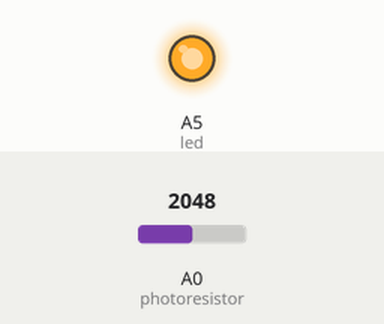
Simulated run of this sketch. Board: Particle Photon. Parts: output pins drawn as LEDs (lit = HIGH). The test bench sets the inputs (shaded band); at power-on: A0 (photoresistor) = 2048.

Above: at 1.8 s.
1.9 s: A0 (photoresistor) set to 56
3.4 s: A0 (photoresistor) set to 47
At 5.0 s:
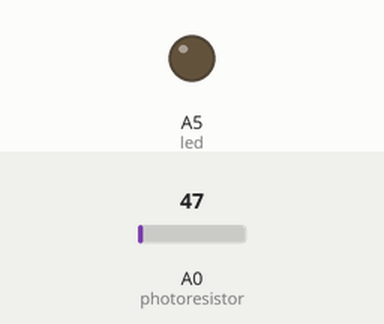
5.6 s: A0 (photoresistor) set to 491
At 7.4 s:
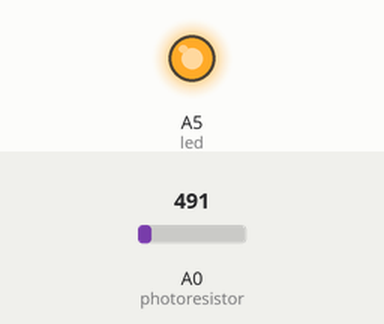
7.7 s: A0 (photoresistor) set to 10
At 8.9 s:
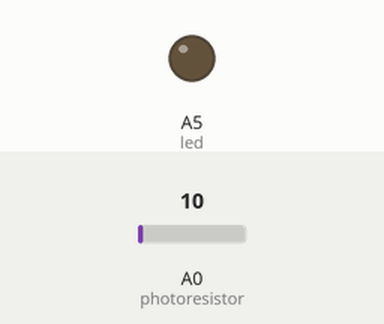
Timing chart, 0 to 10.7 s (numbered marks = the images above; inputs shaded):
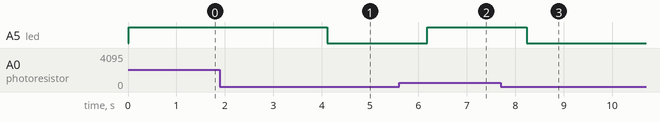

The sketch:

create-ifttt-trigger.ino
```cpp
int led = A5;                                                           //define variable for led1
int photoresistor = A0;                                                 //define variable for photoresistor
int analogVal;                                                          //define variable for ananlog
bool sunlightOn = false;                                                //define variable for sunlight state

void setup()
{

  pinMode(led, OUTPUT);                                                 //set led as output
  pinMode(photoresistor, INPUT);                                        //set photoresistor as input

}


void loop()
{
    analogVal = analogRead(photoresistor);                              //map analog reading to variable
    String light = String(analogVal);                                   //convert to sring

    if (analogVal > 50)                                                 //if reading above 50, turn led off
    {
        if(sunlightOn == false)                                         //if state changed
        {
            Particle.publish("Sunlight level changed", "Light");        //publish IFTTT trigger
        }
        digitalWrite(led, HIGH);                                        //set led to on
        Particle.publish("Sunlight is on @ value:", light, PRIVATE);    //publish event of sunlight value
        sunlightOn = true;                                              //set bool to true
    }
    else                                                                //if below, turn off
    {
        if(sunlightOn == true)                                          //if state changed
        {
            Particle.publish("Sunlight level changed", "Dark");         //publish IFTTT trigger
        }
        digitalWrite(led, LOW);                                         //set led to off
        Particle.publish("Sunlight is off @ value:", light, PRIVATE);   //publish event of sunlight value
        sunlightOn = false;                                             //set bool to false

    }
    delay(1000);                                                        //wait 1 second (publish doesn't appear to work without a delay)
}
```

Measured:
- the behaviour switches between 51 and 50 on A0 (photoresistor) (found by bisection; images 0 and 1)
- after the input at 1.9 s, every drawn part: stays the same
- after the input at 3.4 s, A5 (led): HIGH → LOW after 0.72 s
- after the input at 5.6 s, A5 (led): LOW → HIGH after 0.58 s
- after the input at 7.7 s, A5 (led): HIGH → LOW after 0.54 s
